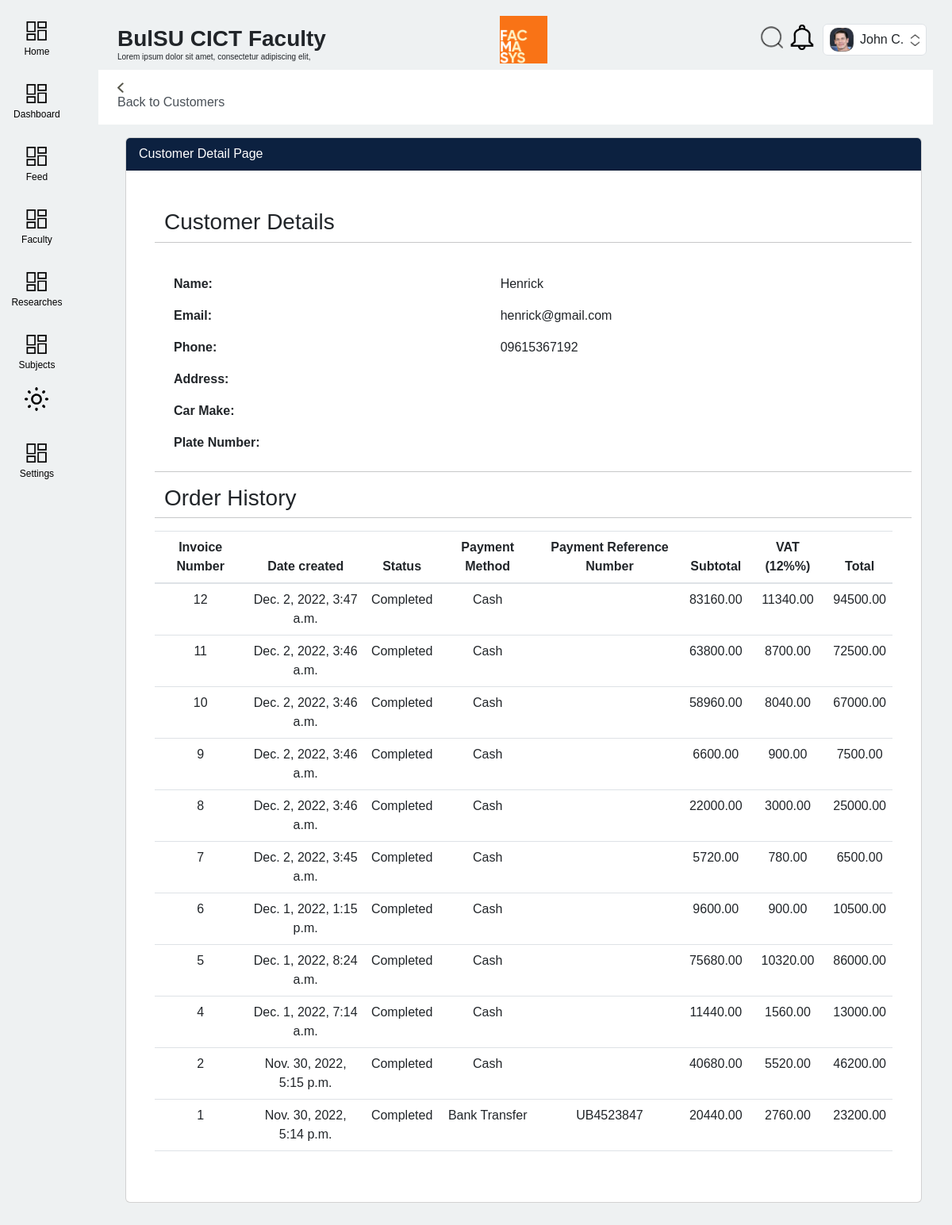
Page /user/customer/detail/1/ (signed in) on the committed database.
### user/models.py (models this page shows, shortened)
class Profile(models.Model):
    ROLES = (
        ('faculty', 'Faculty'),
        ('depthead', 'Department Head'),
        ('researchcoor', 'Research Coordinator'),
        ('extensioncoor', 'Extension Coordinator')
    )
    user = models.OneToOneField(User, on_delete=models.CASCADE, null=True)
    image = models.ImageField(default='profile_icon.png', upload_to='Profile_Images')
    age = models.IntegerField(null=True,blank=True)
    user_role = models.CharField(max_length=30, choices=ROLES, default='faculty')
    address =  models.CharField(max_length=200, null=True, blank=True)
    city_of_residence = models.CharField(max_length=100, null=True,blank=True)
    phone = models.CharField(max_length=13, null=True,blank=True)

class Customer(models.Model):
    name = models.CharField(max_length=100, null=True)
    email = models.EmailField(max_length=254, null=True, unique=True)
    contact = models.CharField(max_length=15, null=True)
    address = models.CharField(max_length=255, null=True, blank=True)
    car_make = models.CharField(max_length=100, null=True, blank=True)
    plate_no = models.CharField(max_length=10, null=True, blank=True)

### sales/models.py (models this page shows, shortened)
class Order(models.Model):
    PAYMENT_METHODS = (
    ("Cash", "Cash"),
    ("Bank Transfer", "Bank Transfer"),
    ("Credit/Debit", "Credit/Debit"),
    )
    invoice_number = models.CharField(max_length=20)
    date_created = models.DateTimeField(default=timezone.now)
    staff = models.ForeignKey(User, on_delete=models.CASCADE, null=True)
    customer = models.ForeignKey(Customer, on_delete=models.CASCADE, null=True)
    products = models.ManyToManyField(OrderProduct)
    services = models.ManyToManyField(OrderService)
    subtotal = models.DecimalField(default=0, max_digits=12, decimal_places=2, validators=[MinValueValidator(Decimal('0.01'))], null=True)
    vat = models.DecimalField(default=0, max_digits=12, decimal_places=2, validators=[MinValueValidator(Decimal('0.01'))], null=True)
    total = models.DecimalField(default=0, max_digits=12, decimal_places=2, validators=[MinValueValidator(Decimal('0.01'))], null=True)
    pay_method = models.CharField(max_length=20, choices=PAYMENT_METHODS, default="Cash",blank=False)
    pay_id = models.CharField(max_length=20, blank=True, null=True)
    status = models.CharField(default="Completed",max_length=20, null=True)
    class Meta:
        ordering = ('-date_created',)

### user/views.py (the view)
# urls.py: path('customer/detail/<int:pk>/',views.customer_detail, name='sales-customer-detail'),
def customer_detail(request, pk):
    customer = Customer.objects.get(id=pk)
    context = {
        'label':'Accounts',
        'customer': customer,
        'orders': Order.objects.filter(customer=customer),
        'notifications':Notifications.objects.filter(user=request.user),
    }
    return render(request, 'user/customer_detail.html', context)

### templates/user/customer_detail.html (shortened to what this page needs)
{% extends 'partials/base.html' %}
{% load static %}
{% block content %}
<div style="margin-top: 64px;">
    <nav class="navbar navbar-expand-sm navbar-light bg-white mb-2">
        <div class="mx-3" id="navbarSupportedContent">
        <ul class="navbar-nav mr-auto">
            <li class="nav-item">
            <a class="nav-link" href="{% url 'dashboard-customer' %}"> <img src="{% static 'images/icon_back_btn.png' %}" style="width:13px; height:13px;" alt="Back Button"> Back to Customers </a>
            </li>
        </ul>
        </div>
    </nav>
    <div class="container-fluid" style="margin-left: 10px;">
            <div class="container">
                <div class="row my-3">
                    <div class="col-md-12">
                        <div class="card">
                            <div class="card-header bg-info text-white">
                                Customer Detail Page
                            </div>
                            <div class="card-body p-5">
                                <div class="row">
                                    <span class="h3">Customer Details</span>
                                    <hr>
                                    <table class="table bg-white table-borderless m-3">
                                        <tbody>
                                            <tr>
                                                <th scope="row">Name:</th>
                                                <td>{{ customer.name }}</td>
                                            </tr>
                                            <tr>
                                                <th scope="row">Email:</th>
                                                <td>{{ customer.email }}</td>
                                            </tr>
                                            <tr>
                                                <th scope="row">Phone:</th>
                                                <td>{{ customer.contact }}</td>
                                            </tr>
                                            <tr>
                                                <th scope="row">Address:</th>
                                                <td>{{ customer.address }}</td>
                                            </tr>
                                            <tr>
                                                <th scope="row">Car Make:</th>
                                                <td>{{  customer.car_make  }}</td>
                                            </tr>
                                            <tr>
                                                <th scope="row">Plate Number:</th>
                                                <td>{{  customer.plate_no  }}</td>
                                            </tr>
                                        </tbody>
                                    </table>
                                    <hr>
                                    <span class="h3"> Order History </span>
                                    <hr>
                                    <table class="table bg-white text-center">
                                        <thead>
                                            <tr>
                                                <th scope="col">Invoice Number</th>
                                                <th scope="col">Date created</th>
                                                <th scope="col">Status</th>
                                                <th scope="col">Payment Method</th>
                                                <th scope="col">Payment Reference Number</th>
                                                <th scope="col">Subtotal</th>
                                                <th scope="col">VAT (12%%)</th>
                                                <th scope="col">Total</th>
                                            </tr>
                                        </thead>
                                        <tbody>
                                            {% for order in orders %}
                                            <tr>
                                                <td>{{ order.invoice_number }}</td>
                                                <td>{{ order.date_created }}</td>
                                                <td>{{ order.status }}</td>
                                                <td>{{ order.pay_method }}</td>
                                                <td>{{ order.pay_id }}</td>
                                                <td>{{ order.subtotal }}</td>
                                                <td>{{ order.vat }}</td>
                                                <td>{{ order.total }}</td>
                                            </tr>
                                            {% endfor %}
                                        </tbody>
                                    </table>
                                </div>
                            </div>
                        </div>
                    </div>
                </div>
            </div>
    </div>
</div>
{% endblock %}

### templates/partials/base.html (shortened to what this page needs)
{% load static %}
{% load tailwind_tags %}
<!DOCTYPE html>
<html lang="en" class="{{theme}}">
    {% if not ajax %}
    <head>
        {% tailwind_css %}
        <link rel="stylesheet" href="https://cdn.jsdelivr.net/npm/bootstrap@4.6.2/dist/css/bootstrap.min.css"
>
        <link rel="stylesheet" href="https://use.fontawesome.com/releases/v5.15.2/css/all.css"
>
        <link rel="stylesheet" href="{% static 'scss/style.css' %}" media="screen" />
        <link rel="stylesheet" href="{% static 'css/animations.css' %}" />
        <link rel="stylesheet" href="{% static 'css/overrides.css' %}" />
    </head>
    {% endif %}
    {% if not ajax %}<body id="body-pd" class="transition-all dark:bg-[#2A2A2A]" hx-headers='{"X-CSRFToken": "{{ csrf_token }}"}'>{% endif %}
        <div class="{% if not ajax and user.is_authenticated %}grid grid-cols-[100px_90fr]{% endif %}">
            {% if not ajax %}
                <div>
                    {% include 'partials/sidebar.html' %}
                </div>
            {% endif %}
            <div class="z-[200]">
                {% if not ajax %}
                <div class="relative">
                    <div id="header" class="transition-all z-[200] px-[4vw] justify-between items-center top-5 flex gap-2 fixed" style="width:93vw">
                        <div class=" dark:text-white dark:white leading-[0] flex translate-y-[10px]">
                            <div>
                                <h3 id="page_title_body" class="transition-all duration-75 font-semibold">BulSU CICT Faculty</h3>
                                <p id="page_title_body_sub" class="transition-all text-[10px] mt-[-1px]">Lorem ipsum dolor sit amet, consectetur adipiscing elit, </p>
                            </div>
                        </div>
                        <a href="{% url 'index' %}" id="center-logo" class="transition-all translate-x-[-2vw] hover:border hover:border-white flex justify-center w-[60px]">
                            <img src="{% static '/images/logo.png' %}" style="width: 60px; height: auto;" alt="Search Icon">
                        </a>
                        <div class="flex justify-end gap-2 items-center">
                            {% if request.user.is_authenticated %}
                            <div class="">
                                <button class="mr-[2px] dark:invert-0 invert" type="button" >
                                    <img src="{% static '/images/search.png' %}" style="width: 32px; height: 32px;" alt="Search Icon">
                                </button>
                                <button class="mr-[2px] dark:invert-0 invert" type="button" data-toggle="dropdown" aria-haspopup="true" aria-expanded="false">
                                    <img src="{% static '/images/icon_notification.png' %}" style="width: 32px; height: 32px;" alt="Notif Icon">
                                </button>
                            </div>
                            {% endif %}
                            {% if request.user.is_authenticated %}
                            <div class="transition">
                                <button class="transition bg-white hover:opacity-[0.5] rounded-md border border-[rgba(200,200,200,0.5)] flex gap-2 p-1 px-2 items-center" type="button" data-toggle="dropdown" aria-haspopup="true" aria-expanded="false">
                                    <div style="background-image: url('{{ user.profile.image.url }}');height:30px; width:30px;background-size:cover;border-radius: 10px;border: 1px solid rgba(85, 85, 85, 0.553)"></div>
                                    <div class="text-md">{{ request.user.first_name }} {{ request.user.last_name.0 }}.</div>
                                    <img src="{% static 'images/arrow.png' %}" class="h-[15px]"/>
                                </button>
                            </div>
                            {% endif %}
                        </div>
                    </div>
                </div>
                {% endif %}
                <div class="p-4 transition-all" id="main-body">
                    {% block content %}
                    {% endblock %}
                </div>
            </div>
        </div>
    {% if not ajax %}</body>{% endif %}
</html>

### rows in the picture
Customer: name "Henrick", email "henrick@gmail.com", contact "09615367192"
Order: invoice_number "12", date_created "Dec. 2, 2022, 3:47 a.m.", status "Completed", pay_method "Cash", subtotal "83160.00", vat "11340.00", total "94500.00"
Order: invoice_number "11", date_created "Dec. 2, 2022, 3:46 a.m.", status "Completed", pay_method "Cash", subtotal "63800.00", vat "8700.00", total "72500.00"
Order: invoice_number "10", date_created "Dec. 2, 2022, 3:46 a.m.", status "Completed", pay_method "Cash", subtotal "58960.00", vat "8040.00", total "67000.00"
Order: invoice_number "9", date_created "Dec. 2, 2022, 3:46 a.m.", status "Completed", pay_method "Cash", subtotal "6600.00", vat "900.00", total "7500.00"
Order: invoice_number "8", date_created "Dec. 2, 2022, 3:46 a.m.", status "Completed", pay_method "Cash", subtotal "22000.00", vat "3000.00", total "25000.00"
Order: invoice_number "7", date_created "Dec. 2, 2022, 3:45 a.m.", status "Completed", pay_method "Cash", subtotal "5720.00", vat "780.00", total "6500.00"
Order: invoice_number "6", date_created "Dec. 1, 2022, 1:15 p.m.", status "Completed", pay_method "Cash", subtotal "9600.00", vat "900.00", total "10500.00"
Order: invoice_number "5", date_created "Dec. 1, 2022, 8:24 a.m.", status "Completed", pay_method "Cash", subtotal "75680.00", vat "10320.00", total "86000.00"
Order: invoice_number "4", date_created "Dec. 1, 2022, 7:14 a.m.", status "Completed", pay_method "Cash", subtotal "11440.00", vat "1560.00", total "13000.00"
Order: invoice_number "2", date_created "Nov. 30, 2022, 5:15 p.m.", status "Completed", pay_method "Cash", subtotal "40680.00", vat "5520.00", total "46200.00"
Order: invoice_number "1", date_created "Nov. 30, 2022, 5:14 p.m.", status "Completed", pay_method "Bank Transfer", pay_id "UB4523847", subtotal "20440.00", vat "2760.00", total "23200.00"

### other values in the picture
{{ request.user.first_name }} "John"
{{ request.user.last_name.0 }} "C"
